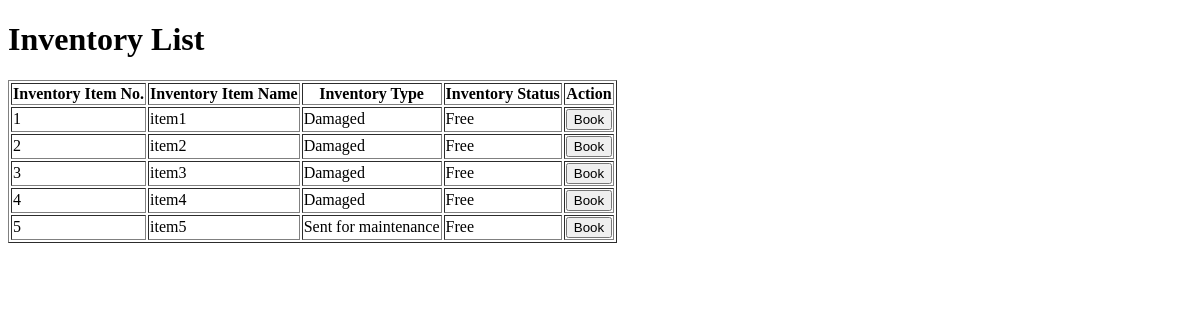
The app's page /, older data.
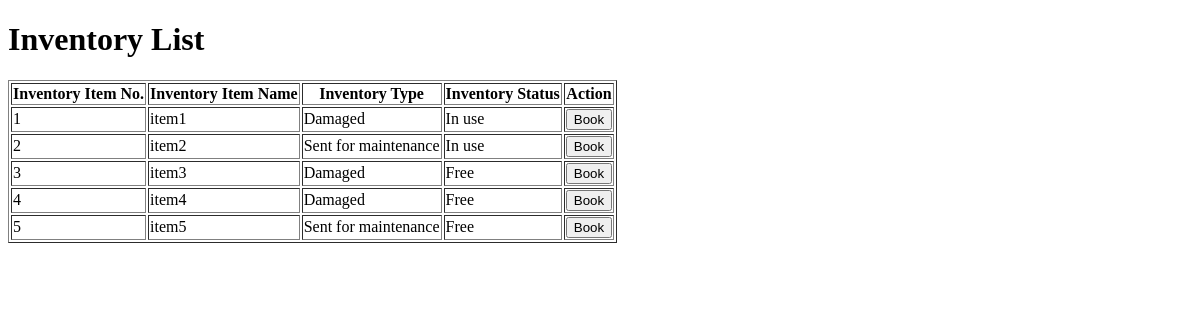
The same page, newer data.
### models.py (models this page shows, shortened)
class InventoryItem(db.Model):
    __tablename__ = 'inventory'
    id = db.Column(db.Integer, primary_key=True)
    item_name = db.Column(db.String(100), nullable=False)
    type = db.Column(db.String(50), nullable=False)  # Ok, Damaged, Sent for maintenance
    status = db.Column(db.String(50), nullable=False)  # Free, In use

### app.py (the view)
@app.route('/')
def index():
    items = InventoryItem.query.all()
    return render_template('index.html', items=items)

### templates/index.html (shortened to what this page needs)
<!DOCTYPE html>
<html lang="en">
<head>
</head>
<body>
    <h1>Inventory List</h1>
    <table border="1">
        <tr>
            <th>Inventory Item No.</th>
            <th>Inventory Item Name</th>
            <th>Inventory Type</th>
            <th>Inventory Status</th>
            <th>Action</th>
        </tr>
        {% for item in items %}
        <tr>
            <td>{{ item.id }}</td>
            <td>{{ item.item_name }}</td>
            <td>{{ item.type }}</td>
            <td>{{ item.status }}</td>
            <td>
                <form method="POST" action="{{ url_for('book_item', item_id=item.id) }}">
                    <button type="submit">Book</button>
                </form>
            </td>
        </tr>
        {% endfor %}
    </table>
</body>
</html>

Row changes from the older to the newer data that the page shows:
changed InventoryItem "item1": status "Free" → "In use"
changed InventoryItem "item2": type "Damaged" → "Sent for maintenance"; status "Free" → "In use"
